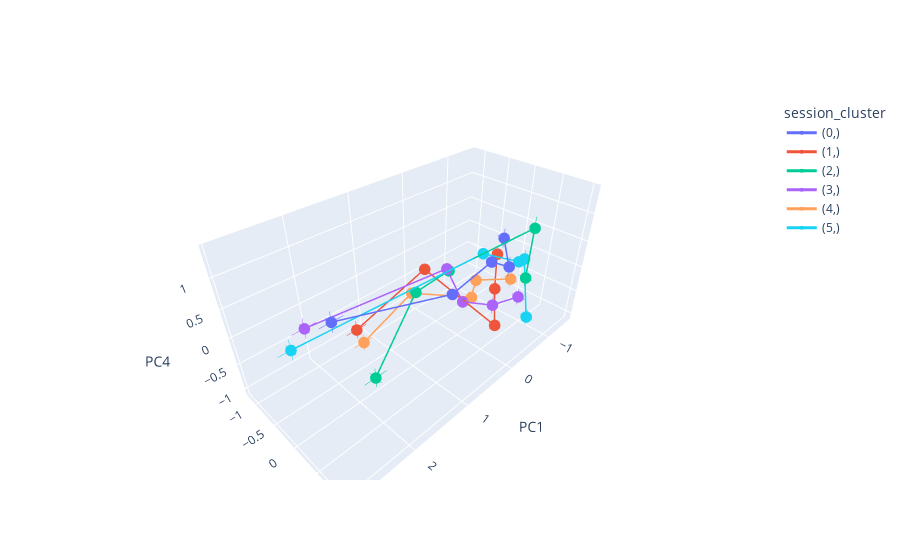

Write notebook code for a chart like this one.
### Code cell
a = merged_df.groupby(["session_cluster", 'bin_frac'])[['pc1', 'pc2', 'pc3', 'pc4']].mean()
cluster_stats =  merged_df.groupby(["session_cluster", 'bin_frac'])[['pc1', 'pc2', 'pc3', 'pc4']].sem()
cluster_stats.columns = ["pc1_err", "pc2_err",  'pc3_err', "pc4_err"]
cluster_stats = cluster_stats.reset_index()
# Example: using your dataframe 'all_mice'
fig = go.Figure()

for cluster, df  in a.groupby(["session_cluster"]):
    
    fig.add_trace(go.Scatter3d(
        x=df["pc1"],
        y=df["pc2"],
        z=df["pc3"],
        mode='lines+markers',
        name=str(cluster),
        error_x=dict(
            type="data",
            array=cluster_stats["pc1_err"],   # symmetric errors
            visible=True
        ),
        error_y=dict(
            type="data",
            array=cluster_stats["pc2_err"],
            visible=True
        ),
        error_z=dict(
            type="data",
            array=cluster_stats["pc3_err"],
            visible=True
        ),
        marker=dict(size=4),
        line=dict(width=3)
    ))

fig.update_layout(
    scene=dict(
        xaxis_title="PC1",
        yaxis_title="PC2",
        zaxis_title="PC4",
    ),
    legend_title_text="session_cluster"
)

fig.show()
